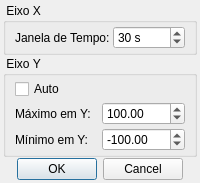
<?xml version="1.0" encoding="UTF-8"?>
<ui version="4.0">
 <class>Dialog</class>
 <widget class="QDialog" name="Dialog">
  <property name="geometry">
   <rect>
    <x>0</x>
    <y>0</y>
    <width>200</width>
    <height>160</height>
   </rect>
  </property>
  <property name="sizePolicy">
   <sizepolicy hsizetype="Preferred" vsizetype="Minimum">
    <horstretch>0</horstretch>
    <verstretch>0</verstretch>
   </sizepolicy>
  </property>
  <property name="windowTitle">
   <string>Plot Config</string>
  </property>
  <layout class="QVBoxLayout" name="verticalLayout">
   <property name="spacing">
    <number>1</number>
   </property>
   <property name="leftMargin">
    <number>3</number>
   </property>
   <property name="topMargin">
    <number>3</number>
   </property>
   <property name="rightMargin">
    <number>3</number>
   </property>
   <property name="bottomMargin">
    <number>3</number>
   </property>
   <item>
    <widget class="QGroupBox" name="groupBox_2">
     <property name="sizePolicy">
      <sizepolicy hsizetype="Preferred" vsizetype="Fixed">
       <horstretch>0</horstretch>
       <verstretch>0</verstretch>
      </sizepolicy>
     </property>
     <property name="title">
      <string> Eixo X </string>
     </property>
     <layout class="QHBoxLayout" name="horizontalLayout">
      <property name="spacing">
       <number>3</number>
      </property>
      <property name="leftMargin">
       <number>9</number>
      </property>
      <property name="topMargin">
       <number>3</number>
      </property>
      <property name="rightMargin">
       <number>9</number>
      </property>
      <property name="bottomMargin">
       <number>3</number>
      </property>
      <item>
       <widget class="QLabel" name="label">
        <property name="text">
         <string>Janela de Tempo:</string>
        </property>
       </widget>
      </item>
      <item>
       <widget class="QSpinBox" name="janelaX">
        <property name="suffix">
         <string> s</string>
        </property>
        <property name="minimum">
         <number>1</number>
        </property>
        <property name="maximum">
         <number>600</number>
        </property>
        <property name="singleStep">
         <number>10</number>
        </property>
        <property name="value">
         <number>30</number>
        </property>
       </widget>
      </item>
     </layout>
    </widget>
   </item>
   <item>
    <widget class="QGroupBox" name="groupBox">
     <property name="sizePolicy">
      <sizepolicy hsizetype="Preferred" vsizetype="Fixed">
       <horstretch>0</horstretch>
       <verstretch>0</verstretch>
      </sizepolicy>
     </property>
     <property name="title">
      <string> Eixo Y </string>
     </property>
     <layout class="QGridLayout" name="gridLayout_2">
      <property name="leftMargin">
       <number>9</number>
      </property>
      <property name="topMargin">
       <number>3</number>
      </property>
      <property name="bottomMargin">
       <number>3</number>
      </property>
      <property name="spacing">
       <number>3</number>
      </property>
      <item row="2" column="0">
       <widget class="QLabel" name="label_2">
        <property name="text">
         <string>Máximo em Y:</string>
        </property>
       </widget>
      </item>
      <item row="3" column="1">
       <widget class="QDoubleSpinBox" name="minY">
        <property name="minimum">
         <double>-2000.000000000000000</double>
        </property>
        <property name="maximum">
         <double>2000.000000000000000</double>
        </property>
        <property name="value">
         <double>-100.000000000000000</double>
        </property>
       </widget>
      </item>
      <item row="2" column="1">
       <widget class="QDoubleSpinBox" name="maxY">
        <property name="minimum">
         <double>-2000.000000000000000</double>
        </property>
        <property name="maximum">
         <double>2000.000000000000000</double>
        </property>
        <property name="value">
         <double>100.000000000000000</double>
        </property>
       </widget>
      </item>
      <item row="3" column="0">
       <widget class="QLabel" name="label_3">
        <property name="text">
         <string>Mínimo em Y:</string>
        </property>
       </widget>
      </item>
      <item row="1" column="0" colspan="2">
       <widget class="QCheckBox" name="checkAutoY">
        <property name="text">
         <string>Auto</string>
        </property>
       </widget>
      </item>
     </layout>
    </widget>
   </item>
   <item>
    <widget class="QDialogButtonBox" name="buttonBox">
     <property name="orientation">
      <enum>Qt::Horizontal</enum>
     </property>
     <property name="standardButtons">
      <set>QDialogButtonBox::Cancel|QDialogButtonBox::Ok</set>
     </property>
     <property name="centerButtons">
      <bool>true</bool>
     </property>
    </widget>
   </item>
  </layout>
 </widget>
 <resources/>
 <connections>
  <connection>
   <sender>buttonBox</sender>
   <signal>accepted()</signal>
   <receiver>Dialog</receiver>
   <slot>accept()</slot>
   <hints>
    <hint type="sourcelabel">
     <x>248</x>
     <y>254</y>
    </hint>
    <hint type="destinationlabel">
     <x>157</x>
     <y>274</y>
    </hint>
   </hints>
  </connection>
  <connection>
   <sender>buttonBox</sender>
   <signal>rejected()</signal>
   <receiver>Dialog</receiver>
   <slot>reject()</slot>
   <hints>
    <hint type="sourcelabel">
     <x>316</x>
     <y>260</y>
    </hint>
    <hint type="destinationlabel">
     <x>286</x>
     <y>274</y>
    </hint>
   </hints>
  </connection>
 </connections>
</ui>
